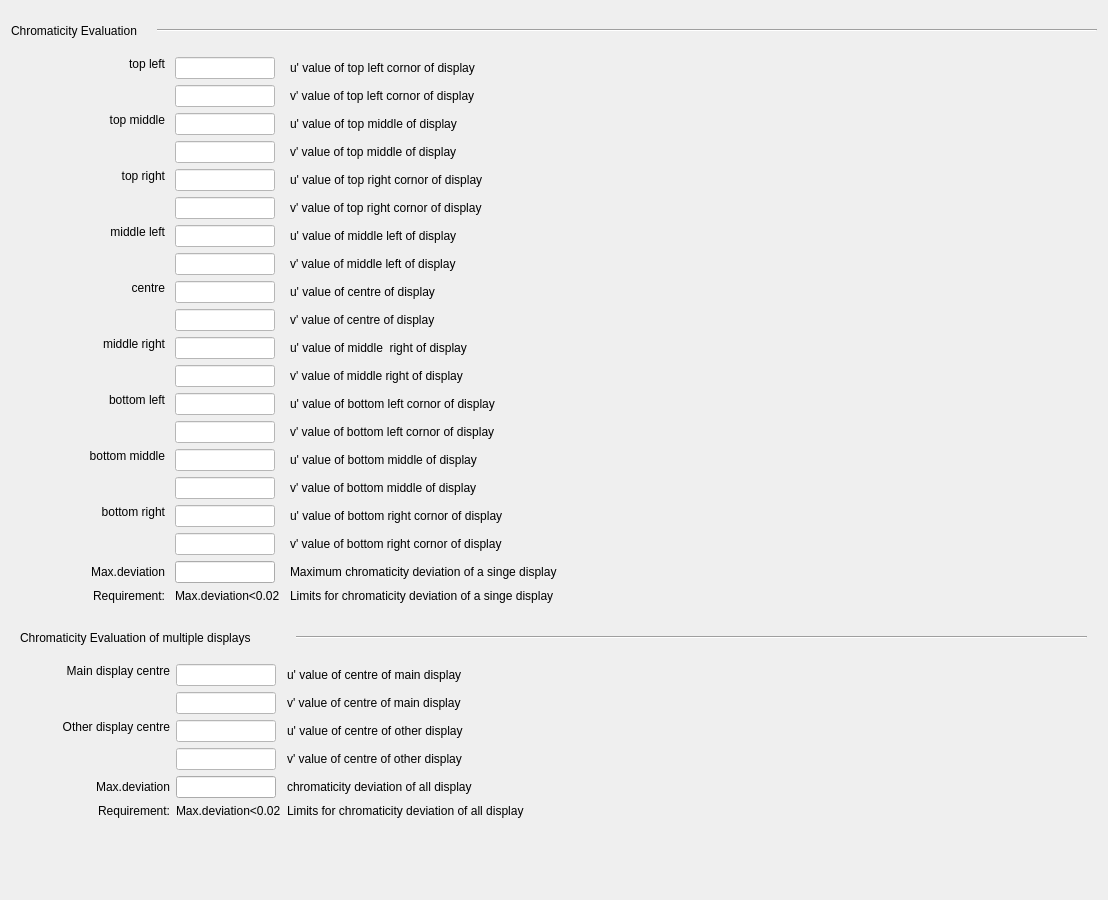
<?xml version="1.0" encoding="UTF-8"?>
<ui version="4.0">
 <class>ChromaticityEvaluation</class>
 <widget class="QWidget" name="ChromaticityEvaluation">
  <property name="geometry">
   <rect>
    <x>0</x>
    <y>0</y>
    <width>1108</width>
    <height>900</height>
   </rect>
  </property>
  <property name="windowTitle">
   <string>Form</string>
  </property>
  <layout class="QGridLayout" name="gridLayout_4">
   <item row="0" column="0">
    <layout class="QHBoxLayout" name="horizontalLayout">
     <item>
      <widget class="QLabel" name="label">
       <property name="minimumSize">
        <size>
         <width>0</width>
         <height>40</height>
        </size>
       </property>
       <property name="maximumSize">
        <size>
         <width>140</width>
         <height>40</height>
        </size>
       </property>
       <property name="text">
        <string>Chromaticity Evaluation</string>
       </property>
      </widget>
     </item>
     <item>
      <widget class="Line" name="line">
       <property name="orientation">
        <enum>Qt::Horizontal</enum>
       </property>
      </widget>
     </item>
    </layout>
   </item>
   <item row="1" column="0">
    <layout class="QGridLayout" name="gridLayout">
     <item row="0" column="0" rowspan="2">
      <widget class="QLabel" name="label_2">
       <property name="minimumSize">
        <size>
         <width>150</width>
         <height>40</height>
        </size>
       </property>
       <property name="maximumSize">
        <size>
         <width>150</width>
         <height>16777215</height>
        </size>
       </property>
       <property name="text">
        <string>top left</string>
       </property>
       <property name="alignment">
        <set>Qt::AlignRight|Qt::AlignTop|Qt::AlignTrailing</set>
       </property>
      </widget>
     </item>
     <item row="0" column="1">
      <widget class="QLineEdit" name="TopLeftUlineEdit">
       <property name="minimumSize">
        <size>
         <width>100</width>
         <height>0</height>
        </size>
       </property>
       <property name="maximumSize">
        <size>
         <width>100</width>
         <height>16777215</height>
        </size>
       </property>
       <property name="styleSheet">
        <string notr="true">background-color: rgb(255, 255, 255);</string>
       </property>
      </widget>
     </item>
     <item row="0" column="2">
      <widget class="QLabel" name="label_3">
       <property name="minimumSize">
        <size>
         <width>800</width>
         <height>0</height>
        </size>
       </property>
       <property name="maximumSize">
        <size>
         <width>800</width>
         <height>16777215</height>
        </size>
       </property>
       <property name="text">
        <string>u' value of top left cornor of display</string>
       </property>
      </widget>
     </item>
     <item row="1" column="1">
      <widget class="QLineEdit" name="TopLeftVlineEdit">
       <property name="minimumSize">
        <size>
         <width>100</width>
         <height>0</height>
        </size>
       </property>
       <property name="maximumSize">
        <size>
         <width>100</width>
         <height>16777215</height>
        </size>
       </property>
       <property name="styleSheet">
        <string notr="true">background-color: rgb(255, 255, 255);</string>
       </property>
      </widget>
     </item>
     <item row="1" column="2">
      <widget class="QLabel" name="label_4">
       <property name="text">
        <string>v' value of top left cornor of display</string>
       </property>
      </widget>
     </item>
     <item row="2" column="0" rowspan="2">
      <widget class="QLabel" name="lable_top_middle_1">
       <property name="minimumSize">
        <size>
         <width>150</width>
         <height>40</height>
        </size>
       </property>
       <property name="maximumSize">
        <size>
         <width>150</width>
         <height>16777215</height>
        </size>
       </property>
       <property name="text">
        <string>top middle</string>
       </property>
       <property name="alignment">
        <set>Qt::AlignRight|Qt::AlignTop|Qt::AlignTrailing</set>
       </property>
      </widget>
     </item>
     <item row="2" column="1">
      <widget class="QLineEdit" name="TopMiddleUlineEdit">
       <property name="minimumSize">
        <size>
         <width>100</width>
         <height>0</height>
        </size>
       </property>
       <property name="maximumSize">
        <size>
         <width>100</width>
         <height>16777215</height>
        </size>
       </property>
       <property name="styleSheet">
        <string notr="true">background-color: rgb(255, 255, 255);</string>
       </property>
      </widget>
     </item>
     <item row="2" column="2">
      <widget class="QLabel" name="lable_top_middle_2">
       <property name="minimumSize">
        <size>
         <width>800</width>
         <height>0</height>
        </size>
       </property>
       <property name="maximumSize">
        <size>
         <width>800</width>
         <height>16777215</height>
        </size>
       </property>
       <property name="text">
        <string>u' value of top middle of display</string>
       </property>
      </widget>
     </item>
     <item row="3" column="1">
      <widget class="QLineEdit" name="TopMiddleVlineEdit">
       <property name="minimumSize">
        <size>
         <width>100</width>
         <height>0</height>
        </size>
       </property>
       <property name="maximumSize">
        <size>
         <width>100</width>
         <height>16777215</height>
        </size>
       </property>
       <property name="styleSheet">
        <string notr="true">background-color: rgb(255, 255, 255);</string>
       </property>
      </widget>
     </item>
     <item row="3" column="2">
      <widget class="QLabel" name="lable_top_middle_3">
       <property name="text">
        <string>v' value of top middle of display</string>
       </property>
      </widget>
     </item>
     <item row="4" column="0" rowspan="2">
      <widget class="QLabel" name="label_7">
       <property name="minimumSize">
        <size>
         <width>150</width>
         <height>40</height>
        </size>
       </property>
       <property name="maximumSize">
        <size>
         <width>150</width>
         <height>16777215</height>
        </size>
       </property>
       <property name="text">
        <string>top right</string>
       </property>
       <property name="alignment">
        <set>Qt::AlignRight|Qt::AlignTop|Qt::AlignTrailing</set>
       </property>
      </widget>
     </item>
     <item row="4" column="1">
      <widget class="QLineEdit" name="TopRightUlineEdit">
       <property name="minimumSize">
        <size>
         <width>100</width>
         <height>0</height>
        </size>
       </property>
       <property name="maximumSize">
        <size>
         <width>100</width>
         <height>16777215</height>
        </size>
       </property>
       <property name="styleSheet">
        <string notr="true">background-color: rgb(255, 255, 255);</string>
       </property>
      </widget>
     </item>
     <item row="4" column="2">
      <widget class="QLabel" name="label_5">
       <property name="text">
        <string>u' value of top right cornor of display</string>
       </property>
      </widget>
     </item>
     <item row="5" column="1">
      <widget class="QLineEdit" name="TopRightVlineEdit">
       <property name="minimumSize">
        <size>
         <width>100</width>
         <height>0</height>
        </size>
       </property>
       <property name="maximumSize">
        <size>
         <width>100</width>
         <height>16777215</height>
        </size>
       </property>
       <property name="styleSheet">
        <string notr="true">background-color: rgb(255, 255, 255);</string>
       </property>
      </widget>
     </item>
     <item row="5" column="2">
      <widget class="QLabel" name="label_6">
       <property name="text">
        <string>v' value of top right cornor of display</string>
       </property>
      </widget>
     </item>
     <item row="6" column="0" rowspan="2">
      <widget class="QLabel" name="lable_middle_left_1">
       <property name="minimumSize">
        <size>
         <width>150</width>
         <height>40</height>
        </size>
       </property>
       <property name="maximumSize">
        <size>
         <width>150</width>
         <height>16777215</height>
        </size>
       </property>
       <property name="text">
        <string>middle left</string>
       </property>
       <property name="alignment">
        <set>Qt::AlignRight|Qt::AlignTop|Qt::AlignTrailing</set>
       </property>
      </widget>
     </item>
     <item row="6" column="1">
      <widget class="QLineEdit" name="MiddleLeftUlineEdit">
       <property name="minimumSize">
        <size>
         <width>100</width>
         <height>0</height>
        </size>
       </property>
       <property name="maximumSize">
        <size>
         <width>100</width>
         <height>16777215</height>
        </size>
       </property>
       <property name="styleSheet">
        <string notr="true">background-color: rgb(255, 255, 255);</string>
       </property>
      </widget>
     </item>
     <item row="6" column="2">
      <widget class="QLabel" name="lable_middle_left_2">
       <property name="text">
        <string>u' value of middle left of display</string>
       </property>
      </widget>
     </item>
     <item row="7" column="1">
      <widget class="QLineEdit" name="MiddleLeftVlineEdit">
       <property name="minimumSize">
        <size>
         <width>100</width>
         <height>0</height>
        </size>
       </property>
       <property name="maximumSize">
        <size>
         <width>100</width>
         <height>16777215</height>
        </size>
       </property>
       <property name="styleSheet">
        <string notr="true">background-color: rgb(255, 255, 255);</string>
       </property>
      </widget>
     </item>
     <item row="7" column="2">
      <widget class="QLabel" name="lable_middle_left_3">
       <property name="text">
        <string>v' value of middle left of display</string>
       </property>
      </widget>
     </item>
     <item row="8" column="0" rowspan="2">
      <widget class="QLabel" name="label_9">
       <property name="minimumSize">
        <size>
         <width>150</width>
         <height>40</height>
        </size>
       </property>
       <property name="maximumSize">
        <size>
         <width>150</width>
         <height>16777215</height>
        </size>
       </property>
       <property name="text">
        <string>centre</string>
       </property>
       <property name="alignment">
        <set>Qt::AlignRight|Qt::AlignTop|Qt::AlignTrailing</set>
       </property>
      </widget>
     </item>
     <item row="8" column="1">
      <widget class="QLineEdit" name="CentreUlineEdit">
       <property name="minimumSize">
        <size>
         <width>100</width>
         <height>0</height>
        </size>
       </property>
       <property name="maximumSize">
        <size>
         <width>100</width>
         <height>16777215</height>
        </size>
       </property>
       <property name="styleSheet">
        <string notr="true">background-color: rgb(255, 255, 255);</string>
       </property>
      </widget>
     </item>
     <item row="8" column="2">
      <widget class="QLabel" name="label_10">
       <property name="text">
        <string>u' value of centre of display</string>
       </property>
      </widget>
     </item>
     <item row="9" column="1">
      <widget class="QLineEdit" name="CentreVlineEdit">
       <property name="minimumSize">
        <size>
         <width>100</width>
         <height>0</height>
        </size>
       </property>
       <property name="maximumSize">
        <size>
         <width>100</width>
         <height>16777215</height>
        </size>
       </property>
       <property name="styleSheet">
        <string notr="true">background-color: rgb(255, 255, 255);</string>
       </property>
      </widget>
     </item>
     <item row="9" column="2">
      <widget class="QLabel" name="label_8">
       <property name="text">
        <string>v' value of centre of display</string>
       </property>
      </widget>
     </item>
     <item row="10" column="0" rowspan="2">
      <widget class="QLabel" name="lable_middle_right_1">
       <property name="minimumSize">
        <size>
         <width>150</width>
         <height>40</height>
        </size>
       </property>
       <property name="maximumSize">
        <size>
         <width>150</width>
         <height>16777215</height>
        </size>
       </property>
       <property name="text">
        <string>middle right</string>
       </property>
       <property name="alignment">
        <set>Qt::AlignRight|Qt::AlignTop|Qt::AlignTrailing</set>
       </property>
      </widget>
     </item>
     <item row="10" column="1">
      <widget class="QLineEdit" name="MiddleRightUlineEdit">
       <property name="minimumSize">
        <size>
         <width>100</width>
         <height>0</height>
        </size>
       </property>
       <property name="maximumSize">
        <size>
         <width>100</width>
         <height>16777215</height>
        </size>
       </property>
       <property name="styleSheet">
        <string notr="true">background-color: rgb(255, 255, 255);</string>
       </property>
      </widget>
     </item>
     <item row="10" column="2">
      <widget class="QLabel" name="lable_middle_right_2">
       <property name="text">
        <string>u' value of middle  right of display</string>
       </property>
      </widget>
     </item>
     <item row="11" column="1">
      <widget class="QLineEdit" name="MiddleRightVlineEdit">
       <property name="minimumSize">
        <size>
         <width>100</width>
         <height>0</height>
        </size>
       </property>
       <property name="maximumSize">
        <size>
         <width>100</width>
         <height>16777215</height>
        </size>
       </property>
       <property name="styleSheet">
        <string notr="true">background-color: rgb(255, 255, 255);</string>
       </property>
      </widget>
     </item>
     <item row="11" column="2">
      <widget class="QLabel" name="lable_middle_right_3">
       <property name="text">
        <string>v' value of middle right of display</string>
       </property>
      </widget>
     </item>
     <item row="12" column="0" rowspan="2">
      <widget class="QLabel" name="label_16">
       <property name="minimumSize">
        <size>
         <width>150</width>
         <height>40</height>
        </size>
       </property>
       <property name="maximumSize">
        <size>
         <width>150</width>
         <height>16777215</height>
        </size>
       </property>
       <property name="text">
        <string>bottom left</string>
       </property>
       <property name="alignment">
        <set>Qt::AlignRight|Qt::AlignTop|Qt::AlignTrailing</set>
       </property>
      </widget>
     </item>
     <item row="12" column="1">
      <widget class="QLineEdit" name="BottomLeftUlineEdit">
       <property name="minimumSize">
        <size>
         <width>100</width>
         <height>0</height>
        </size>
       </property>
       <property name="maximumSize">
        <size>
         <width>100</width>
         <height>16777215</height>
        </size>
       </property>
       <property name="styleSheet">
        <string notr="true">background-color: rgb(255, 255, 255);</string>
       </property>
      </widget>
     </item>
     <item row="12" column="2">
      <widget class="QLabel" name="label_13">
       <property name="text">
        <string>u' value of bottom left cornor of display</string>
       </property>
      </widget>
     </item>
     <item row="13" column="1">
      <widget class="QLineEdit" name="BottomLeftVlineEdit">
       <property name="minimumSize">
        <size>
         <width>100</width>
         <height>0</height>
        </size>
       </property>
       <property name="maximumSize">
        <size>
         <width>100</width>
         <height>16777215</height>
        </size>
       </property>
       <property name="styleSheet">
        <string notr="true">background-color: rgb(255, 255, 255);</string>
       </property>
      </widget>
     </item>
     <item row="13" column="2">
      <widget class="QLabel" name="label_15">
       <property name="text">
        <string>v' value of bottom left cornor of display</string>
       </property>
      </widget>
     </item>
     <item row="14" column="0" rowspan="2">
      <widget class="QLabel" name="label_bottom_middle_1">
       <property name="minimumSize">
        <size>
         <width>150</width>
         <height>40</height>
        </size>
       </property>
       <property name="maximumSize">
        <size>
         <width>150</width>
         <height>16777215</height>
        </size>
       </property>
       <property name="text">
        <string>bottom middle</string>
       </property>
       <property name="alignment">
        <set>Qt::AlignRight|Qt::AlignTop|Qt::AlignTrailing</set>
       </property>
      </widget>
     </item>
     <item row="14" column="1">
      <widget class="QLineEdit" name="BottomMiddleUlineEdit">
       <property name="minimumSize">
        <size>
         <width>100</width>
         <height>0</height>
        </size>
       </property>
       <property name="maximumSize">
        <size>
         <width>100</width>
         <height>16777215</height>
        </size>
       </property>
       <property name="styleSheet">
        <string notr="true">background-color: rgb(255, 255, 255);</string>
       </property>
      </widget>
     </item>
     <item row="14" column="2">
      <widget class="QLabel" name="label_bottom_middle_2">
       <property name="text">
        <string>u' value of bottom middle of display</string>
       </property>
      </widget>
     </item>
     <item row="15" column="1">
      <widget class="QLineEdit" name="BottomMiddleVlineEdit">
       <property name="minimumSize">
        <size>
         <width>100</width>
         <height>0</height>
        </size>
       </property>
       <property name="maximumSize">
        <size>
         <width>100</width>
         <height>16777215</height>
        </size>
       </property>
       <property name="styleSheet">
        <string notr="true">background-color: rgb(255, 255, 255);</string>
       </property>
      </widget>
     </item>
     <item row="15" column="2">
      <widget class="QLabel" name="label_bottom_middle_3">
       <property name="text">
        <string>v' value of bottom middle of display</string>
       </property>
      </widget>
     </item>
     <item row="16" column="0" rowspan="2">
      <widget class="QLabel" name="label_12">
       <property name="minimumSize">
        <size>
         <width>150</width>
         <height>40</height>
        </size>
       </property>
       <property name="maximumSize">
        <size>
         <width>150</width>
         <height>16777215</height>
        </size>
       </property>
       <property name="text">
        <string>bottom right</string>
       </property>
       <property name="alignment">
        <set>Qt::AlignRight|Qt::AlignTop|Qt::AlignTrailing</set>
       </property>
      </widget>
     </item>
     <item row="16" column="1">
      <widget class="QLineEdit" name="BottomRightUlineEdit">
       <property name="minimumSize">
        <size>
         <width>100</width>
         <height>0</height>
        </size>
       </property>
       <property name="maximumSize">
        <size>
         <width>100</width>
         <height>16777215</height>
        </size>
       </property>
       <property name="styleSheet">
        <string notr="true">background-color: rgb(255, 255, 255);</string>
       </property>
      </widget>
     </item>
     <item row="16" column="2">
      <widget class="QLabel" name="label_14">
       <property name="text">
        <string>u' value of bottom right cornor of display</string>
       </property>
      </widget>
     </item>
     <item row="17" column="1">
      <widget class="QLineEdit" name="BottomRightVlineEdit">
       <property name="minimumSize">
        <size>
         <width>100</width>
         <height>0</height>
        </size>
       </property>
       <property name="maximumSize">
        <size>
         <width>100</width>
         <height>16777215</height>
        </size>
       </property>
       <property name="styleSheet">
        <string notr="true">background-color: rgb(255, 255, 255);</string>
       </property>
      </widget>
     </item>
     <item row="17" column="2">
      <widget class="QLabel" name="label_11">
       <property name="text">
        <string>v' value of bottom right cornor of display</string>
       </property>
      </widget>
     </item>
     <item row="18" column="0">
      <widget class="QLabel" name="label_18">
       <property name="minimumSize">
        <size>
         <width>150</width>
         <height>0</height>
        </size>
       </property>
       <property name="maximumSize">
        <size>
         <width>150</width>
         <height>16777215</height>
        </size>
       </property>
       <property name="text">
        <string>Max.deviation</string>
       </property>
       <property name="alignment">
        <set>Qt::AlignRight|Qt::AlignTrailing|Qt::AlignVCenter</set>
       </property>
      </widget>
     </item>
     <item row="18" column="1">
      <widget class="QLineEdit" name="MaxDeviationlineEdit">
       <property name="minimumSize">
        <size>
         <width>100</width>
         <height>0</height>
        </size>
       </property>
       <property name="maximumSize">
        <size>
         <width>100</width>
         <height>16777215</height>
        </size>
       </property>
      </widget>
     </item>
     <item row="18" column="2">
      <widget class="QLabel" name="label_17">
       <property name="text">
        <string>Maximum chromaticity deviation of a singe display </string>
       </property>
      </widget>
     </item>
     <item row="19" column="0">
      <widget class="QLabel" name="label_28">
       <property name="minimumSize">
        <size>
         <width>150</width>
         <height>0</height>
        </size>
       </property>
       <property name="maximumSize">
        <size>
         <width>150</width>
         <height>16777215</height>
        </size>
       </property>
       <property name="text">
        <string>Requirement:</string>
       </property>
       <property name="alignment">
        <set>Qt::AlignRight|Qt::AlignTrailing|Qt::AlignVCenter</set>
       </property>
      </widget>
     </item>
     <item row="19" column="1">
      <widget class="QLabel" name="label_29">
       <property name="maximumSize">
        <size>
         <width>120</width>
         <height>16777215</height>
        </size>
       </property>
       <property name="text">
        <string>Max.deviation&lt;0.02</string>
       </property>
      </widget>
     </item>
     <item row="19" column="2">
      <widget class="QLabel" name="label_30">
       <property name="minimumSize">
        <size>
         <width>800</width>
         <height>0</height>
        </size>
       </property>
       <property name="maximumSize">
        <size>
         <width>800</width>
         <height>16777215</height>
        </size>
       </property>
       <property name="text">
        <string>Limits for chromaticity deviation of a singe display</string>
       </property>
      </widget>
     </item>
    </layout>
   </item>
   <item row="2" column="0">
    <widget class="QWidget" name="multiple_deviation_widget" native="true">
     <layout class="QGridLayout" name="gridLayout_3">
      <item row="0" column="0">
       <layout class="QHBoxLayout" name="horizontalLayout_2">
        <item>
         <widget class="QLabel" name="label_19">
          <property name="minimumSize">
           <size>
            <width>0</width>
            <height>40</height>
           </size>
          </property>
          <property name="maximumSize">
           <size>
            <width>270</width>
            <height>16777215</height>
           </size>
          </property>
          <property name="text">
           <string>Chromaticity Evaluation of multiple displays</string>
          </property>
         </widget>
        </item>
        <item>
         <widget class="Line" name="line_2">
          <property name="orientation">
           <enum>Qt::Horizontal</enum>
          </property>
         </widget>
        </item>
       </layout>
      </item>
      <item row="1" column="0">
       <layout class="QGridLayout" name="gridLayout_2">
        <item row="0" column="0" rowspan="2">
         <widget class="QLabel" name="label_21">
          <property name="minimumSize">
           <size>
            <width>150</width>
            <height>40</height>
           </size>
          </property>
          <property name="maximumSize">
           <size>
            <width>150</width>
            <height>16777215</height>
           </size>
          </property>
          <property name="text">
           <string>Main display centre</string>
          </property>
          <property name="alignment">
           <set>Qt::AlignRight|Qt::AlignTop|Qt::AlignTrailing</set>
          </property>
         </widget>
        </item>
        <item row="0" column="1">
         <widget class="QLineEdit" name="MianDisplayCentreUlineEdit">
          <property name="minimumSize">
           <size>
            <width>100</width>
            <height>0</height>
           </size>
          </property>
          <property name="maximumSize">
           <size>
            <width>100</width>
            <height>16777215</height>
           </size>
          </property>
          <property name="styleSheet">
           <string notr="true">background-color: rgb(255, 255, 255);</string>
          </property>
         </widget>
        </item>
        <item row="0" column="2">
         <widget class="QLabel" name="label_20">
          <property name="minimumSize">
           <size>
            <width>800</width>
            <height>0</height>
           </size>
          </property>
          <property name="maximumSize">
           <size>
            <width>800</width>
            <height>16777215</height>
           </size>
          </property>
          <property name="text">
           <string>u' value of centre of main display</string>
          </property>
         </widget>
        </item>
        <item row="1" column="1">
         <widget class="QLineEdit" name="MianDisplayCentreVlineEdit">
          <property name="minimumSize">
           <size>
            <width>100</width>
            <height>0</height>
           </size>
          </property>
          <property name="maximumSize">
           <size>
            <width>100</width>
            <height>16777215</height>
           </size>
          </property>
          <property name="styleSheet">
           <string notr="true">background-color: rgb(255, 255, 255);</string>
          </property>
         </widget>
        </item>
        <item row="1" column="2">
         <widget class="QLabel" name="label_22">
          <property name="text">
           <string>v' value of centre of main display</string>
          </property>
         </widget>
        </item>
        <item row="2" column="0" rowspan="2">
         <widget class="QLabel" name="label_25">
          <property name="minimumSize">
           <size>
            <width>150</width>
            <height>40</height>
           </size>
          </property>
          <property name="maximumSize">
           <size>
            <width>150</width>
            <height>16777215</height>
           </size>
          </property>
          <property name="text">
           <string>Other display centre</string>
          </property>
          <property name="alignment">
           <set>Qt::AlignRight|Qt::AlignTop|Qt::AlignTrailing</set>
          </property>
         </widget>
        </item>
        <item row="2" column="1">
         <widget class="QLineEdit" name="OtherDisplayCentreUlineEdit">
          <property name="minimumSize">
           <size>
            <width>100</width>
            <height>0</height>
           </size>
          </property>
          <property name="maximumSize">
           <size>
            <width>100</width>
            <height>16777215</height>
           </size>
          </property>
          <property name="styleSheet">
           <string notr="true">background-color: rgb(255, 255, 255);</string>
          </property>
         </widget>
        </item>
        <item row="2" column="2">
         <widget class="QLabel" name="label_24">
          <property name="text">
           <string>u' value of centre of other display</string>
          </property>
         </widget>
        </item>
        <item row="3" column="1">
         <widget class="QLineEdit" name="OtherDisplayCentreVlineEdit">
          <property name="minimumSize">
           <size>
            <width>100</width>
            <height>0</height>
           </size>
          </property>
          <property name="maximumSize">
           <size>
            <width>100</width>
            <height>16777215</height>
           </size>
          </property>
          <property name="styleSheet">
           <string notr="true">background-color: rgb(255, 255, 255);</string>
          </property>
         </widget>
        </item>
        <item row="3" column="2">
         <widget class="QLabel" name="label_23">
          <property name="text">
           <string>v' value of centre of other display</string>
          </property>
         </widget>
        </item>
        <item row="4" column="0">
         <widget class="QLabel" name="label_27">
          <property name="minimumSize">
           <size>
            <width>150</width>
            <height>0</height>
           </size>
          </property>
          <property name="maximumSize">
           <size>
            <width>150</width>
            <height>16777215</height>
           </size>
          </property>
          <property name="text">
           <string>Max.deviation</string>
          </property>
          <property name="alignment">
           <set>Qt::AlignRight|Qt::AlignTrailing|Qt::AlignVCenter</set>
          </property>
         </widget>
        </item>
        <item row="4" column="1">
         <widget class="QLineEdit" name="DeviationlineEdit">
          <property name="minimumSize">
           <size>
            <width>100</width>
            <height>0</height>
           </size>
          </property>
          <property name="maximumSize">
           <size>
            <width>100</width>
            <height>16777215</height>
           </size>
          </property>
         </widget>
        </item>
        <item row="4" column="2">
         <widget class="QLabel" name="label_26">
          <property name="text">
           <string>chromaticity deviation of all display </string>
          </property>
         </widget>
        </item>
        <item row="5" column="0">
         <widget class="QLabel" name="label_31">
          <property name="minimumSize">
           <size>
            <width>150</width>
            <height>0</height>
           </size>
          </property>
          <property name="maximumSize">
           <size>
            <width>150</width>
            <height>16777215</height>
           </size>
          </property>
          <property name="text">
           <string>Requirement:</string>
          </property>
          <property name="alignment">
           <set>Qt::AlignRight|Qt::AlignTrailing|Qt::AlignVCenter</set>
          </property>
         </widget>
        </item>
        <item row="5" column="1">
         <widget class="QLabel" name="label_32">
          <property name="maximumSize">
           <size>
            <width>120</width>
            <height>16777215</height>
           </size>
          </property>
          <property name="text">
           <string>Max.deviation&lt;0.02</string>
          </property>
         </widget>
        </item>
        <item row="5" column="2">
         <widget class="QLabel" name="label_33">
          <property name="text">
           <string>Limits for chromaticity deviation of all display</string>
          </property>
         </widget>
        </item>
       </layout>
      </item>
     </layout>
    </widget>
   </item>
   <item row="3" column="0">
    <spacer name="verticalSpacer">
     <property name="orientation">
      <enum>Qt::Vertical</enum>
     </property>
     <property name="sizeHint" stdset="0">
      <size>
       <width>20</width>
       <height>101</height>
      </size>
     </property>
    </spacer>
   </item>
  </layout>
 </widget>
 <resources/>
 <connections/>
</ui>
